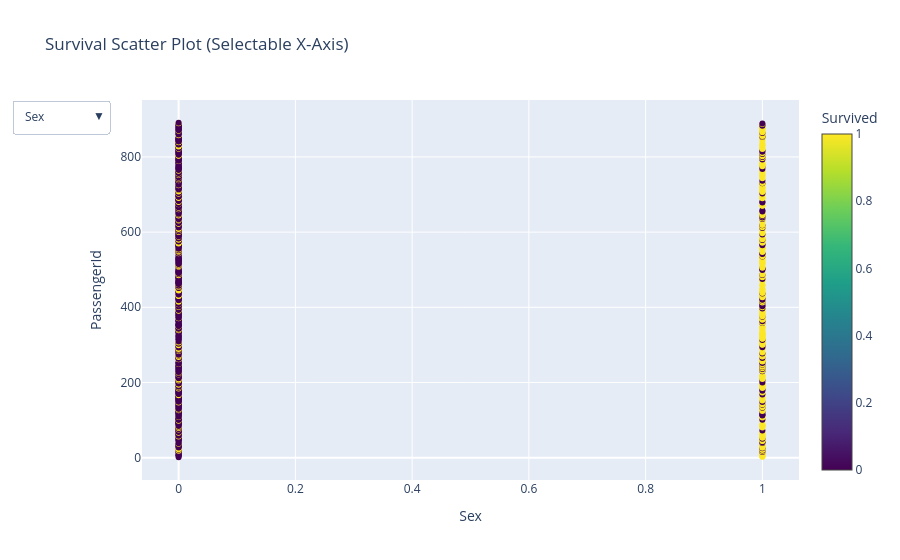

Notebook code for this chart:
### Code cell
import plotly.graph_objects as go
import pandas as pd

df = df_train.copy()

df["Sex_encoded"] = df["Sex"].map({"male": 0, "female": 1})

columns_to_try = {
    "Sex": "Sex_encoded",
    "Pclass": "Pclass",
    "Age": "Age",
    "Fare": "Fare",
    "SibSp": "SibSp",
    "Parch": "Parch",
    "Embarked": "Embarked",
    "Ticket" : "Ticket"

}

fig = go.Figure()

for i, (label, col) in enumerate(columns_to_try.items()):
    fig.add_trace(
        go.Scatter(
            x=df[col],
            y=df["PassengerId"],
            mode="markers",
            marker=dict(
                color=df["Survived"],
                colorscale="Viridis",
                showscale=True if i == 0 else False,
                colorbar=dict(title="Survived"),
            ),
            name=label,
            visible=True if i == 0 else False
        )
    )

buttons = []

for i, label in enumerate(columns_to_try.keys()):
    visible_array = [False] * len(columns_to_try)
    visible_array[i] = True

    buttons.append(
        dict(
            label=label,
            method="update",
            args=[
                {"visible": visible_array},
                {"xaxis": {"title": label}}
            ],
        )
    )

fig.update_layout(
    updatemenus=[
        dict(
            buttons=buttons,
            direction="down",
            showactive=True,
        )
    ],
    title="Survival Scatter Plot (Selectable X-Axis)",
    xaxis_title=list(columns_to_try.keys())[0],
    yaxis_title="PassengerId"
)

fig.show()

### Figure 1 — Plotly figure (JSON) as saved in the notebook; plotly's stock layout.template omitted (floating-point values rounded to 4 significant figures; data arrays with more than 128 entries replaced by an {"elided": "..."} marker saying what was removed)
{"data": [{"marker": {"color": {"elided": "891 int values"}, "colorbar": {"title": {"text": "Survived"}}, "colorscale": [[0, "#440154"], [0.1111, "#482878"], [0.2222, "#3e4989"], [0.3333, "#31688e"], [0.4444, "#26828e"], [0.5556, "#1f9e89"], [0.6667, "#35b779"], [0.7778, "#6ece58"], [0.8889, "#b5de2b"], [1, "#fde725"]], "showscale": true}, "mode": "markers", "name": "Sex", "type": "scatter", "visible": true, "x": {"elided": "891 int values"}, "y": {"elided": "891 int values"}}, {"marker": {"color": {"elided": "891 int values"}, "colorbar": {"title": {"text": "Survived"}}, "colorscale": [[0, "#440154"], [0.1111, "#482878"], [0.2222, "#3e4989"], [0.3333, "#31688e"], [0.4444, "#26828e"], [0.5556, "#1f9e89"], [0.6667, "#35b779"], [0.7778, "#6ece58"], [0.8889, "#b5de2b"], [1, "#fde725"]], "showscale": false}, "mode": "markers", "name": "Pclass", "type": "scatter", "visible": false, "x": {"elided": "891 int values"}, "y": {"elided": "891 int values"}}, {"marker": {"color": {"elided": "891 int values"}, "colorbar": {"title": {"text": "Survived"}}, "colorscale": [[0, "#440154"], [0.1111, "#482878"], [0.2222, "#3e4989"], [0.3333, "#31688e"], [0.4444, "#26828e"], [0.5556, "#1f9e89"], [0.6667, "#35b779"], [0.7778, "#6ece58"], [0.8889, "#b5de2b"], [1, "#fde725"]], "showscale": false}, "mode": "markers", "name": "Age", "type": "scatter", "visible": false, "x": {"elided": "891 float values"}, "y": {"elided": "891 int values"}}, {"marker": {"color": {"elided": "891 int values"}, "colorbar": {"title": {"text": "Survived"}}, "colorscale": [[0, "#440154"], [0.1111, "#482878"], [0.2222, "#3e4989"], [0.3333, "#31688e"], [0.4444, "#26828e"], [0.5556, "#1f9e89"], [0.6667, "#35b779"], [0.7778, "#6ece58"], [0.8889, "#b5de2b"], [1, "#fde725"]], "showscale": false}, "mode": "markers", "name": "Fare", "type": "scatter", "visible": false, "x": {"elided": "891 float values"}, "y": {"elided": "891 int values"}}, {"marker": {"color": {"elided": "891 int values"}, "colorbar": {"title": {"text": "Survived"}}, "colorscale": [[0, "#440154"], [0.1111, "#482878"], [0.2222, "#3e4989"], [0.3333, "#31688e"], [0.4444, "#26828e"], [0.5556, "#1f9e89"], [0.6667, "#35b779"], [0.7778, "#6ece58"], [0.8889, "#b5de2b"], [1, "#fde725"]], "showscale": false}, "mode": "markers", "name": "SibSp", "type": "scatter", "visible": false, "x": {"elided": "891 int values"}, "y": {"elided": "891 int values"}}, {"marker": {"color": {"elided": "891 int values"}, "colorbar": {"title": {"text": "Survived"}}, "colorscale": [[0, "#440154"], [0.1111, "#482878"], [0.2222, "#3e4989"], [0.3333, "#31688e"], [0.4444, "#26828e"], [0.5556, "#1f9e89"], [0.6667, "#35b779"], [0.7778, "#6ece58"], [0.8889, "#b5de2b"], [1, "#fde725"]], "showscale": false}, "mode": "markers", "name": "Parch", "type": "scatter", "visible": false, "x": {"elided": "891 int values"}, "y": {"elided": "891 int values"}}, {"marker": {"color": {"elided": "891 int values"}, "colorbar": {"title": {"text": "Survived"}}, "colorscale": [[0, "#440154"], [0.1111, "#482878"], [0.2222, "#3e4989"], [0.3333, "#31688e"], [0.4444, "#26828e"], [0.5556, "#1f9e89"], [0.6667, "#35b779"], [0.7778, "#6ece58"], [0.8889, "#b5de2b"], [1, "#fde725"]], "showscale": false}, "mode": "markers", "name": "Embarked", "type": "scatter", "visible": false, "x": {"elided": "891 str values"}, "y": {"elided": "891 int values"}}, {"marker": {"color": {"elided": "891 int values"}, "colorbar": {"title": {"text": "Survived"}}, "colorscale": [[0, "#440154"], [0.1111, "#482878"], [0.2222, "#3e4989"], [0.3333, "#31688e"], [0.4444, "#26828e"], [0.5556, "#1f9e89"], [0.6667, "#35b779"], [0.7778, "#6ece58"], [0.8889, "#b5de2b"], [1, "#fde725"]], "showscale": false}, "mode": "markers", "name": "Ticket", "type": "scatter", "visible": false, "x": {"elided": "891 str values"}, "y": {"elided": "891 int values"}}], "layout": {"title": {"text": "Survival Scatter Plot (Selectable X-Axis)"}, "updatemenus": [{"buttons": [{"args": [{"visible": [true, false, false, false, false, false, false, false]}, {"xaxis": {"title": "Sex"}}], "label": "Sex", "method": "update"}, {"args": [{"visible": [false, true, false, false, false, false, false, false]}, {"xaxis": {"title": "Pclass"}}], "label": "Pclass", "method": "update"}, {"args": [{"visible": [false, false, true, false, false, false, false, false]}, {"xaxis": {"title": "Age"}}], "label": "Age", "method": "update"}, {"args": [{"visible": [false, false, false, true, false, false, false, false]}, {"xaxis": {"title": "Fare"}}], "label": "Fare", "method": "update"}, {"args": [{"visible": [false, false, false, false, true, false, false, false]}, {"xaxis": {"title": "SibSp"}}], "label": "SibSp", "method": "update"}, {"args": [{"visible": [false, false, false, false, false, true, false, false]}, {"xaxis": {"title": "Parch"}}], "label": "Parch", "method": "update"}, {"args": [{"visible": [false, false, false, false, false, false, true, false]}, {"xaxis": {"title": "Embarked"}}], "label": "Embarked", "method": "update"}, {"args": [{"visible": [false, false, false, false, false, false, false, true]}, {"xaxis": {"title": "Ticket"}}], "label": "Ticket", "method": "update"}], "direction": "down", "showactive": true}], "xaxis": {"title": {"text": "Sex"}}, "yaxis": {"title": {"text": "PassengerId"}}}}
